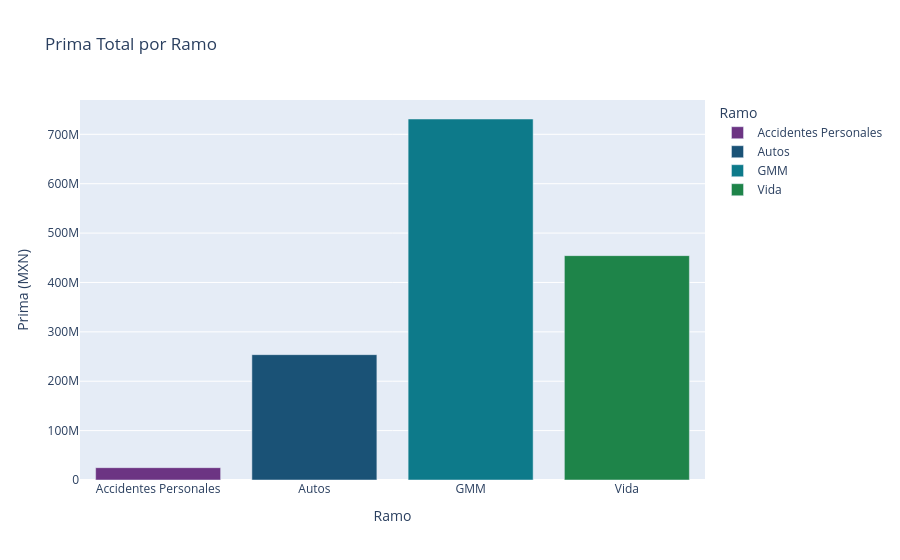

Write notebook code for a chart like this one.
### Markdown cell above
---
## Bloque 1 — Plotly Express

Plotly genera gráficas **interactivas** en HTML.
Puedes hacer zoom, pasar el cursor sobre los datos y filtrar haciendo clic en la leyenda.

La filosofía es la misma que pandas: pasas el DataFrame y dices qué columnas usar.

**Cuando usar Plotly vs Matplotlib:**
- Matplotlib → reportes estáticos, papers, imágenes para exportar
- Plotly → presentaciones, dashboards, exploración interactiva

### Code cell
# ── Graficas basicas de Plotly Express ───────────────────────────────────────
# Cada grafica es una linea de codigo — pasas el DataFrame directamente

# 1. Barras
resumen_ramo = df.groupby('ramo')['prima_total'].sum().reset_index()
fig = px.bar(
    resumen_ramo,
    x='ramo', y='prima_total',
    color='ramo',
    color_discrete_map=COLORES,
    title='Prima Total por Ramo',
    labels={'prima_total': 'Prima (MXN)', 'ramo': 'Ramo'},
)
# Pasa el cursor sobre las barras para ver el valor exacto
fig.show()

### Figure 1 — Plotly figure (JSON) as saved in the notebook; plotly's stock layout.template omitted (floating-point values rounded to 4 significant figures)
{"data": [{"hovertemplate": "Ramo=%{x}<br>Prima (MXN)=%{y}<extra></extra>", "legendgroup": "Accidentes Personales", "marker": {"color": "#6C3483", "pattern": {"shape": ""}}, "name": "Accidentes Personales", "orientation": "v", "showlegend": true, "textposition": "auto", "type": "bar", "x": ["Accidentes Personales"], "xaxis": "x", "y": [24980000.0], "yaxis": "y"}, {"hovertemplate": "Ramo=%{x}<br>Prima (MXN)=%{y}<extra></extra>", "legendgroup": "Autos", "marker": {"color": "#1A5276", "pattern": {"shape": ""}}, "name": "Autos", "orientation": "v", "showlegend": true, "textposition": "auto", "type": "bar", "x": ["Autos"], "xaxis": "x", "y": [253800000.0], "yaxis": "y"}, {"hovertemplate": "Ramo=%{x}<br>Prima (MXN)=%{y}<extra></extra>", "legendgroup": "GMM", "marker": {"color": "#0D7A8A", "pattern": {"shape": ""}}, "name": "GMM", "orientation": "v", "showlegend": true, "textposition": "auto", "type": "bar", "x": ["GMM"], "xaxis": "x", "y": [731000000.0], "yaxis": "y"}, {"hovertemplate": "Ramo=%{x}<br>Prima (MXN)=%{y}<extra></extra>", "legendgroup": "Vida", "marker": {"color": "#1E8449", "pattern": {"shape": ""}}, "name": "Vida", "orientation": "v", "showlegend": true, "textposition": "auto", "type": "bar", "x": ["Vida"], "xaxis": "x", "y": [454300000.0], "yaxis": "y"}], "layout": {"barmode": "relative", "legend": {"title": {"text": "Ramo"}, "tracegroupgap": 0}, "title": {"text": "Prima Total por Ramo"}, "xaxis": {"anchor": "y", "categoryarray": ["Accidentes Personales", "Autos", "GMM", "Vida"], "categoryorder": "array", "domain": [0, 1], "title": {"text": "Ramo"}}, "yaxis": {"anchor": "x", "domain": [0, 1], "title": {"text": "Prima (MXN)"}}}}
